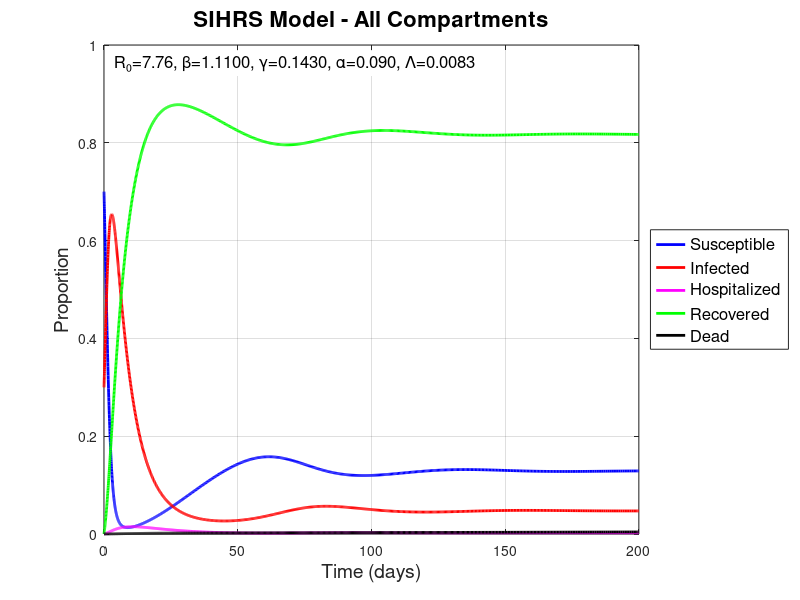

Write the MATLAB code that produced this figure.
function sihrs_ode_only()
    % SIHRS Model - ODE Solution Only
    % Based on SIHRS.m parameters
    
    % Define model parameters structure for SIHRS with death model
  params = struct(...
        'beta',1.11, ...    % infection rate (β > 0)
        'gamma', 0.143, ...   % I transition rate (γ > 0)
        'alpha', 0.09, ...   % H transition rate (α > 0)
        'lambda', 0.0083, ...  % R transition rate (Λ > 0) immunity period of 4 months is assumed
        'pSI', 1.0, ...     % probability of S to I (p_{SI} in (0,1])
        'pII', 0.0, ...     % probability of I to I (stay infected)
        'pIH', 0.033, ...    % probability of I to H
        'pIR', 0.966, ...     % probability of I to R
        'pID', 0.001, ...    % probability of I to D
        'pHH', 0.0, ...     % probability of H to H (stay hospitalized)
        'pHR', 0.97, ...     % probability of H to R
        'pHD', 0.03, ...     % probability of H to D
        'pRR', 0, ...     % probability of R to R (stay recovered)
        'pRS', 1, ...     % probability of R to S
        'tmax', 200, ...    % simulation end time
        's0', 0.7, ...      % initial susceptible proportion
        'i0', 0.3, ...      % initial infected proportion
        'h0', 0.0, ...      % initial hospitalized proportion
        'r0', 0.0, ...      % initial recovered proportion
        'd0', 0.0 ...       % initial dead proportion
    ); 

    % Validate parameters
    validateParameters(params);
    
    % Validate initial conditions sum to 1
    if abs((params.s0 + params.i0 + params.h0 + params.r0 + params.d0) - 1) > 1e-10
        error('Initial conditions must sum to 1');
    end

    % Solve deterministic model
    deterministic_result = solve_deterministic_sihrs(params);
    
    % Plot ODE results
    plot_ode_results(deterministic_result, params);
    
    % Print analysis
    print_analysis(deterministic_result, params);
end

function validateParameters(params)
    % Validate rates are positive
    if any([params.beta, params.gamma, params.alpha, params.lambda] <= 0)
        error('All rates (beta, gamma, alpha, lambda) must be positive');
    end
    
    % Validate probabilities are in [0,1]
    probs = [params.pSI, params.pII, params.pIH, params.pIR, params.pID, ...
             params.pHH, params.pHR, params.pHD, params.pRR, params.pRS];
    if any(probs < 0 | probs > 1)
        error('All probabilities must be in [0,1]');
    end
    
    % Validate probability sums
    if abs((params.pII + params.pIH + params.pIR + params.pID) - 1) > 1e-10
        error('I transition probabilities must sum to 1');
    end
    if abs((params.pHH + params.pHR + params.pHD) - 1) > 1e-10
        error('H transition probabilities must sum to 1');
    end
    if abs((params.pRR + params.pRS) - 1) > 1e-10
        error('R transition probabilities must sum to 1');
    end
end

function det_result = solve_deterministic_sihrs(params)
    % Solve the deterministic SIHRS model using ODE45
    
    % Time span
    tspan = [0, params.tmax];
    
    % Initial conditions vector
    y0 = [params.s0; params.i0; params.h0; params.r0; params.d0];
    
    % Define the ODE system exactly as in the mathematical model
    ode_system = @(t, y) [
        -params.beta * y(1) * y(2) * params.pSI + params.pRS * params.lambda * y(4); % ds/dt
        params.beta * y(1) * y(2) * params.pSI - params.gamma * (1 - params.pII) * y(2); % di/dt
        params.pIH * params.gamma * y(2) - params.alpha * (1 - params.pHH) * y(3); % dh/dt
        params.pIR * params.gamma * y(2) + params.pHR * params.alpha * y(3) - params.pRS * params.lambda * y(4); % dr/dt
        params.pID * params.gamma * y(2) + params.pHD * params.alpha * y(3) % dd/dt
    ];
    
    % Set ODE options for better accuracy
    options = odeset('RelTol', 1e-8, 'AbsTol', 1e-10);
    
    % Solve the ODE system
    [T, Y] = ode45(ode_system, tspan, y0, options);
    
    % Verify conservation
    sum_y = sum(Y, 2);
    if any(abs(sum_y - 1) > 1e-6)
        warning('Conservation of population not satisfied');
    end
    
    % Store results
    det_result.T = T;
    det_result.S_prop = Y(:, 1);
    det_result.I_prop = Y(:, 2);
    det_result.H_prop = Y(:, 3);
    det_result.R_prop = Y(:, 4);
    det_result.D_prop = Y(:, 5);
    
    % Find peak infected and peak time
    [peak_infected_prop, peak_idx] = max(det_result.I_prop);
    det_result.peak_infected_prop = peak_infected_prop;
    det_result.peak_time = T(peak_idx);
    det_result.final_time = T(end);
    
    % Calculate R0
    det_result.R0 = params.pSI * params.beta / (params.gamma * (1 - params.pII));
    
    % Store asymptotic values
    det_result.s_inf = det_result.S_prop(end);
    det_result.i_inf = det_result.I_prop(end);
    det_result.h_inf = det_result.H_prop(end);
    det_result.r_inf = det_result.R_prop(end);
    det_result.d_inf = det_result.D_prop(end);
end

function plot_ode_results(det_result, params)
    % Plot ODE results - main plot only
    
    % Create single figure with all compartments
    figure('Position', [100, 100, 1000, 600]);
    
    % Plot all compartments together
    plot(det_result.T, det_result.S_prop, 'b-', 'LineWidth', 2, 'DisplayName', 'Susceptible');
    hold on;
    plot(det_result.T, det_result.I_prop, 'r-', 'LineWidth', 2, 'DisplayName', 'Infected');
    plot(det_result.T, det_result.H_prop, 'm-', 'LineWidth', 2, 'DisplayName', 'Hospitalized');
    plot(det_result.T, det_result.R_prop, 'g-', 'LineWidth', 2, 'DisplayName', 'Recovered');
    plot(det_result.T, det_result.D_prop, 'k-', 'LineWidth', 2, 'DisplayName', 'Dead');
    
    xlabel('Time (days)', 'FontSize', 14);
    ylabel('Proportion', 'FontSize', 14);
    title('SIHRS Model - All Compartments', 'FontSize', 16);
    legend('Location', 'eastoutside', 'FontSize', 12);
    grid on;
    xlim([0, params.tmax]);
    ylim([0, 1]);
    
    % Add parameter text
    param_text = sprintf('R₀=%.2f, β=%.4f, γ=%.4f, α=%.3f, Λ=%.4f', ...
        det_result.R0, params.beta, params.gamma, params.alpha, params.lambda);
    text(0.02, 0.98, param_text, 'Units', 'normalized', 'FontSize', 12, ...
        'VerticalAlignment', 'top', 'BackgroundColor', 'white');
    
    % Save the figure
    saveas(gcf, 'SIHRS_ODE_main_plot.png');
end

function print_analysis(det_result, params)
    % Print analysis results
    
    fprintf('\n=== SIHRS ODE ANALYSIS ===\n');
    fprintf('R₀ = %.4f\n', det_result.R0);
    fprintf('Peak infected proportion = %.4f at day %.1f\n', det_result.peak_infected_prop, det_result.peak_time);
    
    fprintf('\nAsymptotic Values (t = %.0f days):\n', params.tmax);
    fprintf('s(∞) = %.6f\n', det_result.s_inf);
    fprintf('i(∞) = %.6f\n', det_result.i_inf);
    fprintf('h(∞) = %.6f\n', det_result.h_inf);
    fprintf('r(∞) = %.6f\n', det_result.r_inf);
    fprintf('d(∞) = %.6f\n', det_result.d_inf);
    
    fprintf('\nParameter Summary:\n');
    fprintf('β = %.4f (infection rate)\n', params.beta);
    fprintf('γ = %.4f (recovery rate)\n', params.gamma);
    fprintf('α = %.3f (hospital recovery rate)\n', params.alpha);
    fprintf('λ = %.4f (immunity loss rate)\n', params.lambda);
    fprintf('Immunity duration = %.1f days\n', 1/params.lambda);
    
    fprintf('\nDeath Rate Analysis:\n');
    death_rate_infection = params.gamma * params.pID;
    death_rate_hospital = params.alpha * params.pHD;
    total_death_rate = death_rate_infection + death_rate_hospital;
    fprintf('Death rate from infection = %.6f\n', death_rate_infection);
    fprintf('Death rate from hospitalization = %.6f\n', death_rate_hospital);
    fprintf('Total death rate = %.6f\n', total_death_rate);
end 
